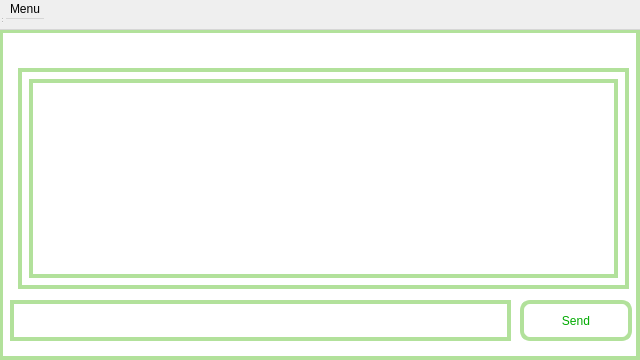
<?xml version="1.0" encoding="UTF-8"?>
<ui version="4.0">
 <class>chatboxClass</class>
 <widget class="QDialog" name="chatboxClass">
  <property name="geometry">
   <rect>
    <x>0</x>
    <y>0</y>
    <width>640</width>
    <height>360</height>
   </rect>
  </property>
  <property name="sizePolicy">
   <sizepolicy hsizetype="Expanding" vsizetype="Expanding">
    <horstretch>1</horstretch>
    <verstretch>1</verstretch>
   </sizepolicy>
  </property>
  <property name="minimumSize">
   <size>
    <width>640</width>
    <height>360</height>
   </size>
  </property>
  <property name="windowTitle">
   <string>Chat Application</string>
  </property>
  <property name="layoutDirection">
   <enum>Qt::LeftToRight</enum>
  </property>
  <widget class="QMenuBar" name="menuBar">
   <property name="geometry">
    <rect>
     <x>0</x>
     <y>0</y>
     <width>640</width>
     <height>30</height>
    </rect>
   </property>
   <widget class="QMenu" name="menuMenu">
    <property name="title">
     <string>Menu</string>
    </property>
    <addaction name="actionConnect"/>
   </widget>
   <addaction name="menuMenu"/>
  </widget>
  <widget class="QStatusBar" name="statusBar">
   <property name="geometry">
    <rect>
     <x>0</x>
     <y>0</y>
     <width>3</width>
     <height>24</height>
    </rect>
   </property>
  </widget>
  <widget class="QPushButton" name="sendButton">
   <property name="geometry">
    <rect>
     <x>520</x>
     <y>300</y>
     <width>112</width>
     <height>41</height>
    </rect>
   </property>
   <property name="styleSheet">
    <string notr="true">ont:10pt&quot;Centaur&quot;;
color:rgb(0,170,0);
border-radius:10px;
border:4px solid rgb(178,225,155);</string>
   </property>
   <property name="text">
    <string>Send</string>
   </property>
  </widget>
  <widget class="QLineEdit" name="sentText">
   <property name="geometry">
    <rect>
     <x>10</x>
     <y>300</y>
     <width>501</width>
     <height>41</height>
    </rect>
   </property>
   <property name="styleSheet">
    <string notr="true">background-color: rgb(255, 255, 255);
border:4px solid rgb(178,225,155);</string>
   </property>
  </widget>
  <widget class="QFrame" name="frame">
   <property name="geometry">
    <rect>
     <x>-1</x>
     <y>29</y>
     <width>641</width>
     <height>331</height>
    </rect>
   </property>
   <property name="styleSheet">
    <string notr="true">background-color: rgb(255, 255, 255);
border:4px solid rgb(178,225,155);</string>
   </property>
   <property name="frameShape">
    <enum>QFrame::StyledPanel</enum>
   </property>
   <property name="frameShadow">
    <enum>QFrame::Raised</enum>
   </property>
   <widget class="QWidget" name="verticalLayoutWidget">
    <property name="geometry">
     <rect>
      <x>19</x>
      <y>39</y>
      <width>611</width>
      <height>221</height>
     </rect>
    </property>
    <layout class="QVBoxLayout" name="verticalLayout">
     <item>
      <widget class="QScrollArea" name="scrollArea">
       <property name="styleSheet">
        <string notr="true">
border:2px solid rgb(178,225,155);</string>
       </property>
       <property name="widgetResizable">
        <bool>true</bool>
       </property>
       <widget class="QWidget" name="scrollwidget">
        <property name="geometry">
         <rect>
          <x>0</x>
          <y>0</y>
          <width>605</width>
          <height>215</height>
         </rect>
        </property>
       </widget>
      </widget>
     </item>
    </layout>
   </widget>
  </widget>
  <action name="actionConnect">
   <property name="text">
    <string>Connect</string>
   </property>
  </action>
  <zorder>frame</zorder>
  <zorder>menuBar</zorder>
  <zorder>statusBar</zorder>
  <zorder>sendButton</zorder>
  <zorder>sentText</zorder>
 </widget>
 <layoutdefault spacing="6" margin="11"/>
 <resources/>
 <connections/>
</ui>
